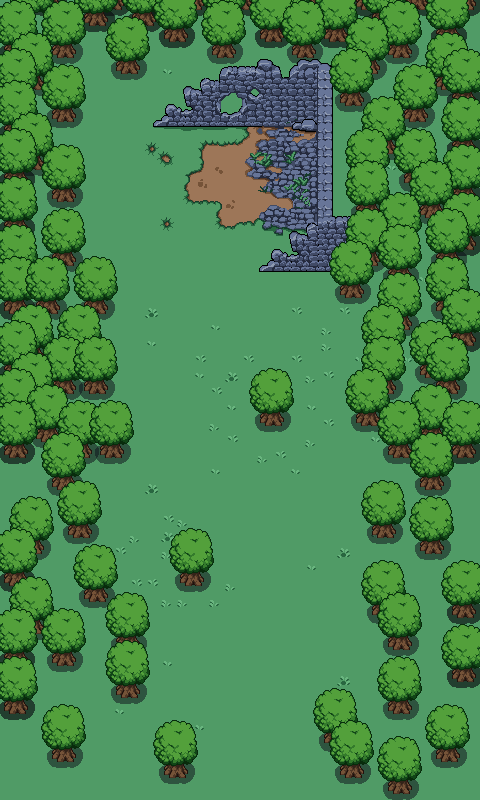

Tiled map render using the project's own tile images. Description and the map definition, with tile-layer contents summarised, below:
An orthogonal 30x50 tile map with 16x16 px tiles, 6 tile layers (ground, walls, decor, treesBottom, ...), 6 tilesets and 124 objects.

<map version="1.10" tiledversion="1.10.1" orientation="orthogonal" renderorder="right-down" width="30" height="50" tilewidth="16" tileheight="16" infinite="0" nextlayerid="13" nextobjectid="135">
 <editorsettings>
  <export target="../forest/forest.lua" format="lua" />
 </editorsettings>
 <tileset firstgid="1" name="ruins_bottom" tilewidth="219" tileheight="213" tilecount="1" columns="1">
  <image source="../../assets/sprites/tilesets/ruins_bottom.png" width="219" height="213" />
 </tileset>
 <tileset firstgid="2" name="ruins_top" tilewidth="219" tileheight="213" tilecount="1" columns="1">
  <image source="../../assets/sprites/tilesets/ruins_top.png" width="219" height="213" />
 </tileset>
 <tileset firstgid="3" name="decor_16x16" tilewidth="16" tileheight="16" tilecount="20" columns="4">
  <image source="../../assets/sprites/tilesets/decor_16x16.png" width="64" height="80" />
 </tileset>
 <tileset firstgid="23" name="trees_bottom" tilewidth="48" tileheight="64" tilecount="1" columns="1">
  <tileoffset x="-24" y="0" />
  <image source="../../assets/sprites/objects/tree_bottom.png" width="48" height="64" />
 </tileset>
 <tileset firstgid="24" name="trees_top" tilewidth="48" tileheight="64" tilecount="1" columns="1">
  <tileoffset x="-24" y="0" />
  <image source="../../assets/sprites/objects/tree_top.png" width="48" height="64" />
 </tileset>
 <tileset firstgid="25" name="grass" tilewidth="16" tileheight="16" tilecount="1" columns="1">
  <image source="../../assets/sprites/tilesets/grass.png" width="16" height="16" />
 </tileset>
 <layer id="10" name="ground" width="30" height="50">
  <data>[1500 cells, 1500 non-empty, 1 distinct tile ids]</data>
 </layer>
 <layer id="8" name="walls" width="30" height="50">
  <data>[1500 cells, 1 non-empty, 1 distinct tile ids]</data>
 </layer>
 <layer id="4" name="decor" width="30" height="50">
  <data>[1500 cells, 60 non-empty, 4 distinct tile ids]</data>
 </layer>
 <layer id="6" name="treesBottom" width="30" height="50">
  <data>[1500 cells, 108 non-empty, 1 distinct tile ids]</data>
 </layer>
 <layer id="3" name="upperWalls" width="30" height="50">
  <data>[1500 cells, 1 non-empty, 1 distinct tile ids]</data>
 </layer>
 <layer id="5" name="treesTop" width="30" height="50">
  <data>[1500 cells, 104 non-empty, 1 distinct tile ids]</data>
 </layer>
 <objectgroup id="7" name="wallObjects">
  <object id="2" x="153" y="109" width="179" height="17.606" />
  <object id="3" x="316" y="112.939" width="18.0833" height="159" />
  <object id="4" x="259" y="254.648" width="103.333" height="17.2917" />
  <object id="6" x="52" y="187" width="24" height="15" />
  <object id="7" x="5" y="219" width="24" height="15" />
  <object id="10" x="4" y="171" width="24" height="15" />
  <object id="11" x="20" y="155" width="24" height="15" />
  <object id="12" x="52" y="251" width="24" height="15" />
  <object id="13" x="4" y="267" width="24" height="15" />
  <object id="14" x="4" y="299" width="24" height="15" />
  <object id="15" x="36" y="299" width="24" height="15" />
  <object id="16" x="84" y="299" width="24" height="15" />
  <object id="17" x="20" y="347" width="24" height="15" />
  <object id="18" x="68" y="347" width="24" height="15" />
  <object id="19" x="4" y="363" width="24" height="15" />
  <object id="20" x="52" y="379" width="24" height="15" />
  <object id="21" x="84" y="379" width="24" height="15" />
  <object id="22" x="20" y="395" width="24" height="15" />
  <object id="23" x="36" y="427" width="24" height="15" />
  <object id="24" x="4" y="411" width="24" height="15" />
  <object id="25" x="100" y="443" width="24" height="15" />
  <object id="26" x="68" y="443" width="24" height="15" />
  <object id="27" x="4" y="443" width="24" height="15" />
  <object id="28" x="52" y="475" width="24" height="15" />
  <object id="29" x="68" y="523" width="24" height="15" />
  <object id="30" x="20" y="539" width="24" height="15" />
  <object id="31" x="84" y="587" width="24" height="15" />
  <object id="32" x="4" y="571" width="24" height="15" />
  <object id="33" x="20" y="619" width="24" height="15" />
  <object id="34" x="52" y="651" width="24" height="15" />
  <object id="35" x="4" y="651" width="24" height="15" />
  <object id="36" x="4" y="699" width="24" height="15" />
  <object id="37" x="4" y="123" width="24" height="15" />
  <object id="38" x="52" y="107" width="24" height="15" />
  <object id="40" x="4" y="91" width="24" height="15" />
  <object id="41" x="20" y="75" width="24" height="15" />
  <object id="42" x="52" y="43" width="24" height="15" />
  <object id="43" x="84" y="11" width="24" height="15" />
  <object id="44" x="36" y="-5" width="24" height="15" />
  <object id="45" x="4" y="12" width="24" height="15" />
  <object id="46" x="4" y="43" width="24" height="15" />
  <object id="47" x="180" y="571" width="24" height="15" />
  <object id="48" x="116" y="636" width="24" height="15" />
  <object id="49" x="116" y="683" width="24" height="15" />
  <object id="50" x="164" y="763" width="24" height="15" />
  <object id="51" x="52" y="747" width="24" height="15" />
  <object id="52" x="340" y="763" width="24" height="15" />
  <object id="53" x="324" y="731" width="24" height="15" />
  <object id="54" x="388" y="699" width="24" height="15" />
  <object id="55" x="388" y="779" width="24" height="15" />
  <object id="56" x="388" y="635" width="24" height="15" />
  <object id="57" x="372" y="603" width="24" height="15" />
  <object id="58" x="372" y="523" width="24" height="15" />
  <object id="59" x="420" y="539" width="24" height="15" />
  <object id="60" x="452" y="603" width="24" height="15" />
  <object id="61" x="420" y="475" width="24" height="15" />
  <object id="62" x="452" y="443" width="24" height="15" />
  <object id="63" x="420" y="427" width="24" height="15" />
  <object id="64" x="388" y="443" width="24" height="15" />
  <object id="65" x="356" y="411" width="24" height="15" />
  <object id="66" x="372" y="379" width="24" height="15" />
  <object id="67" x="420" y="363" width="24" height="15" />
  <object id="68" x="436" y="379" width="24" height="15" />
  <object id="69" x="452" y="331" width="24" height="15" />
  <object id="70" x="372" y="347" width="24" height="15" />
  <object id="71" x="388" y="315" width="24" height="15" />
  <object id="72" x="436" y="299" width="24" height="15" />
  <object id="73" x="340" y="283" width="24" height="15" />
  <object id="74" x="388" y="267" width="24" height="15" />
  <object id="75" x="357" y="251" width="24" height="15" />
  <object id="76" x="388" y="235" width="24" height="15" />
  <object id="77" x="436" y="252" width="24" height="15" />
  <object id="78" x="464" y="235" width="24" height="15" />
  <object id="79" x="420" y="203" width="24" height="15" />
  <object id="81" x="356" y="203" width="24" height="15" />
  <object id="82" x="452" y="187" width="24" height="15" />
  <object id="84" x="452" y="139" width="24" height="15" />
  <object id="85" x="404" y="171" width="24" height="15" />
  <object id="86" x="356" y="171" width="24" height="15" />
  <object id="87" x="372" y="139" width="24" height="15" />
  <object id="89" x="452" y="91" width="24" height="15" />
  <object id="90" x="436" y="75" width="24" height="15" />
  <object id="91" x="404" y="107" width="24" height="15" />
  <object id="92" x="340" y="91" width="24" height="15" />
  <object id="93" x="356" y="59" width="24" height="15" />
  <object id="94" x="388" y="43" width="24" height="15" />
  <object id="95" x="436" y="27" width="24" height="15" />
  <object id="96" x="452" y="-5" width="24" height="15" />
  <object id="97" x="404" y="-5" width="24" height="15" />
  <object id="98" x="372" y="11" width="24" height="15" />
  <object id="99" x="356" y="-5" width="24" height="15" />
  </objectgroup>
 <objectgroup id="12" name="Enemies">
  <!-- 10 objects omitted --></objectgroup>
</map>
<!-- 33 of 124 objects omitted -->
